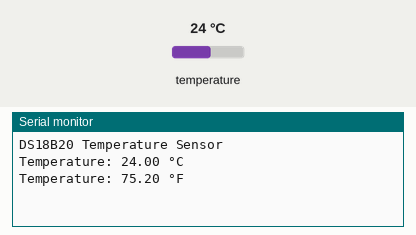
Simulated run of this program. Board: Arduino Uno, built with avr-gcc and run on an emulated ATmega328P. On the bench: the last lines printed to the serial monitor. Inputs (shaded band) come from the test bench; at power-on: temperature 24 °C.

Above: at 1.5 s.
1.6 s: temperature set to 12 °C
At 3.4 s:
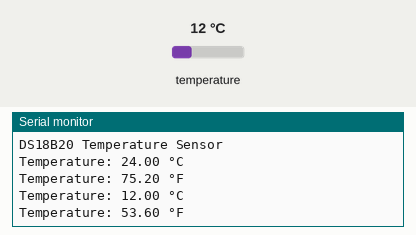
3.7 s: temperature set to 19 °C
At 5.6 s:
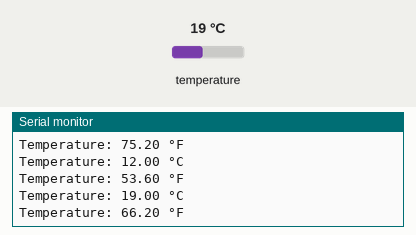
Timing chart, 0 to 7.1 s (numbered marks = the images above; inputs shaded):
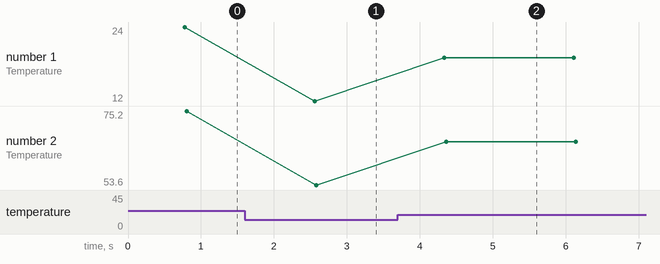

The program:

main.cpp
```cpp
#include <Arduino.h>
#include <OneWire.h>
#include <DallasTemperature.h>

// Data wire is connected to pin 2
#define ONE_WIRE_BUS 2

// Setup a oneWire instance to communicate with any OneWire devices
OneWire oneWire(ONE_WIRE_BUS);

// Pass our oneWire reference to Dallas Temperature sensor
DallasTemperature sensors(&oneWire);

void setup(void) {
  // Start serial communication
  Serial.begin(9600);
  Serial.println("DS18B20 Temperature Sensor");

  // Start up the library
  sensors.begin();
}

void loop(void) {
  // Request temperature measurements from the sensor
  sensors.requestTemperatures();

  // Fetch and print the temperature in Celsius
  float temperatureC = sensors.getTempCByIndex(0);
  Serial.print("Temperature: ");
  Serial.print(temperatureC);
  Serial.println(" °C");

  // Fetch and print the temperature in Fahrenheit
  float temperatureF = sensors.getTempFByIndex(0);
  Serial.print("Temperature: ");
  Serial.print(temperatureF);
  Serial.println(" °F");

  // Wait 1 second before repeating
  delay(1000);
}
```

Measured:
- after the input at 1.6 s, the serial monitor: prints a new line after 0.96 s (image 1)
- after the input at 3.7 s, the serial monitor: prints a new line after 0.63 s (image 2)
- plotted number 1: 24 → 12 after the input at 1.6 s, 12 → 19 after the input at 3.7 s
- plotted number 2: 75.2 → 53.6 after the input at 1.6 s, 53.6 → 66.2 after the input at 3.7 s
